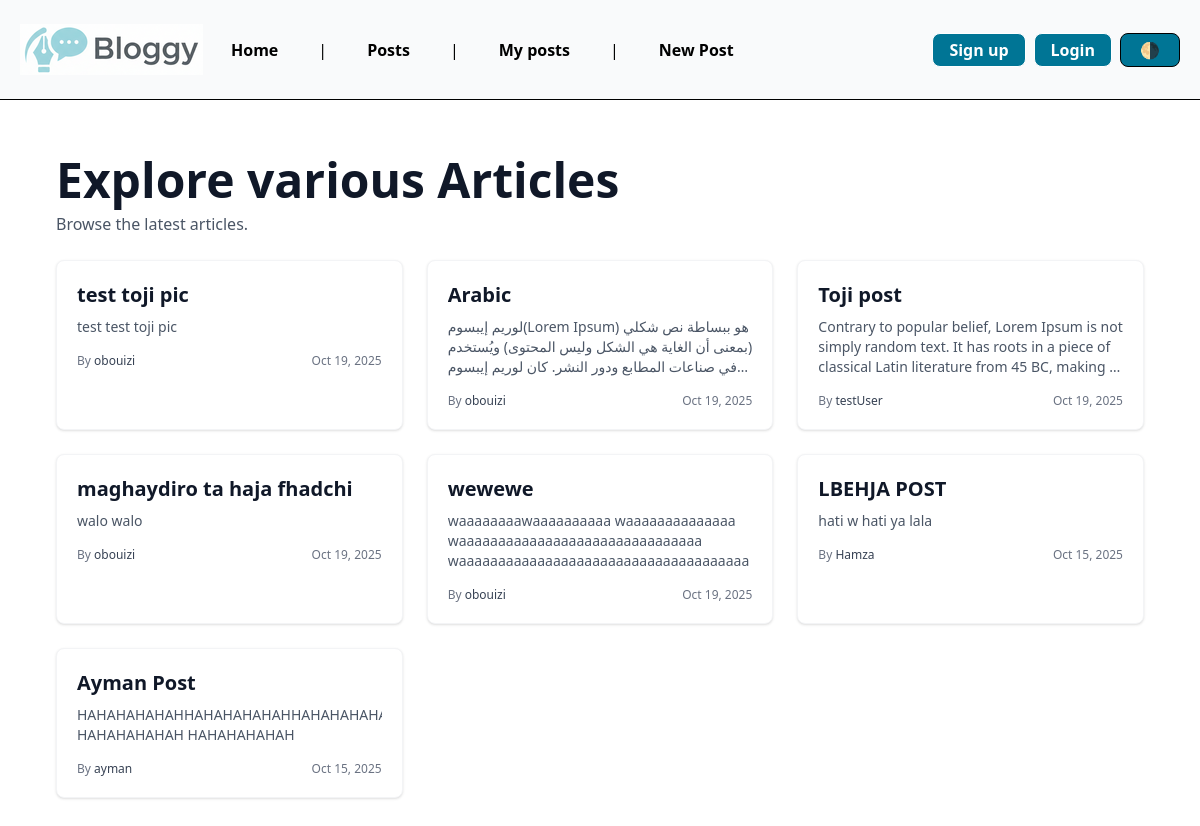
The page /posts/ on the database as committed earlier.
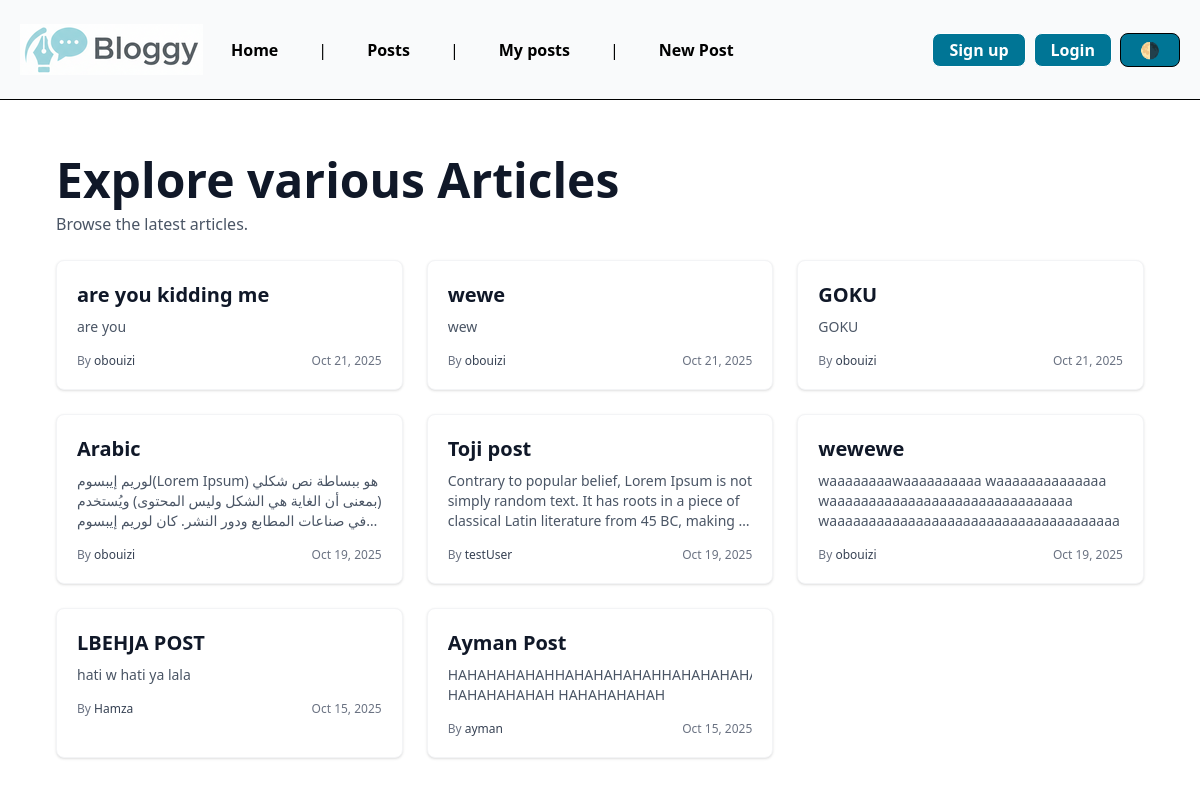
The same page on the database as committed later.
### posts/models.py (models this page shows, shortened)
class Post(models.Model):
	title = models.CharField(max_length=75)
	body = models.TextField()
	slug = models.SlugField(primary_key=True)
	dateTime = models.DateTimeField(auto_now_add=True)
	Banner = models.ImageField(blank=True)
	author = models.ForeignKey(User, on_delete=models.CASCADE, default=None)

### posts/views.py (the view)
# urls.py: path('', views.posts_list, name='list'),
def posts_list(request):
	posts = Post.objects.all().order_by("-dateTime")
	context = { 'posts' : posts }
	return render(request, 'posts/posts_list.html', context)

### posts/templates/posts/posts_list.html (shortened to what this page needs)
{% extends "layout.html" %}
{% block content %}
<div class="max-w-6xl mx-auto px-4 sm:px-6 lg:px-8 py-8">
  <header class="mb-6">
    <h1 class="text-3xl sm:text-4xl lg:text-5xl font-extrabold text-gray-900 dark:text-white">
      Explore various Articles
    </h1>
    <p class="mt-2 text-sm sm:text-base text-gray-600 dark:text-gray-300">
      Browse the latest articles.
    </p>
  </header>
  {% if posts %}
    <ul class="grid grid-cols-1 sm:grid-cols-2 lg:grid-cols-3 gap-6" role="list">
      {% for post in posts %}
        <li class="bg-white dark:bg-gray-800 border hover:border-cyan-600 border-gray-100 dark:border-gray-700 rounded-lg overflow-hidden shadow-sm hover:shadow-md transition">
          <a href="{% url 'posts:page' slug=post.slug %}" class="block p-5 h-full">
            <h2 class="text-lg sm:text-xl font-semibold text-gray-900 dark:text-white mb-2 line-clamp-2">
              {{ post.title }}
            </h2>
            <p class="text-sm text-gray-600 dark:text-gray-300 mb-4 line-clamp-3">
              {{ post.body|default_if_none:""|truncatewords:28 }}
            </p>
            <div class="flex items-center justify-between text-xs text-gray-500 dark:text-gray-400 mt-auto">
              <div>
                By <span class="font-medium text-gray-700 dark:text-gray-200">{{ post.author.username }}</span>
              </div>
                <time datetime="{{ post.dateTime|date:'c' }}">{{ post.dateTime|date:"M j, Y" }}</time>
            </div>
          </a>
        </li>
      {% endfor %}
    </ul>
  {% else %}
    <div class="rounded-lg bg-gray-50 dark:bg-gray-800 p-6 text-center">
      <p class="text-gray-700 dark:text-gray-200">No articles found.
		 <a href="{% url 'posts:new_post' %}" class="text-cyan-700 hover:underline">Create the first one</a>.</p>
    </div>
  {% endif %}
</div>
{% endblock content %}

Rows that differ between the two databases and show on the page:
removed Post: title "test toji pic", body "test test toji pic", author.username "obouizi", dateTime "Oct 19, 2025"
removed Post: title "maghaydiro ta haja fhadchi", body "walo walo", author.username "obouizi", dateTime "Oct 19, 2025"
added Post: title "are you kidding me", body "are you", author.username "obouizi", dateTime "Oct 21, 2025"
added Post: title "wewe", body "wew", author.username "obouizi", dateTime "Oct 21, 2025"
added Post: title "GOKU", body "GOKU", author.username "obouizi", dateTime "Oct 21, 2025"
